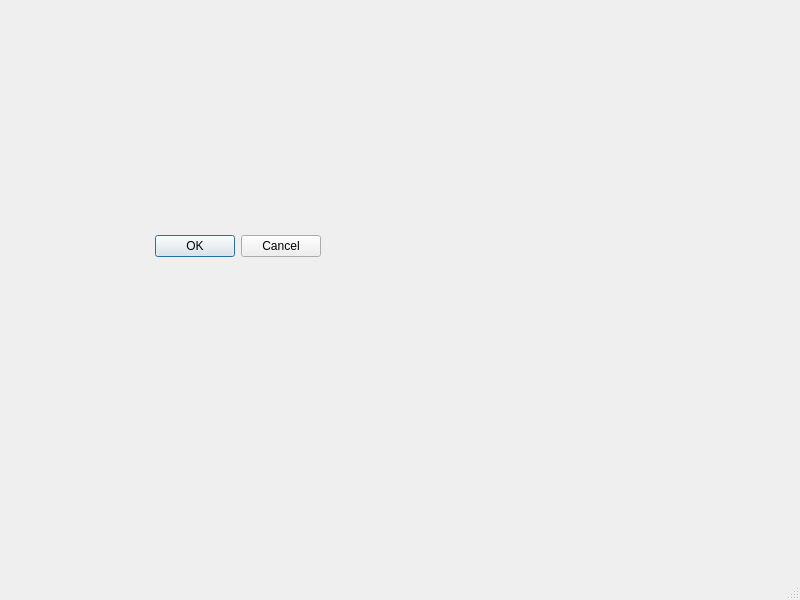
<?xml version="1.0" encoding="UTF-8"?>
<ui version="4.0">
 <class>MainWindow</class>
 <widget class="QMainWindow" name="MainWindow">
  <property name="geometry">
   <rect>
    <x>0</x>
    <y>0</y>
    <width>800</width>
    <height>600</height>
   </rect>
  </property>
  <property name="windowTitle">
   <string>MainWindow</string>
  </property>
  <widget class="QWidget" name="centralwidget">
   <widget class="QDialogButtonBox" name="buttonBox">
    <property name="geometry">
     <rect>
      <x>-20</x>
      <y>230</y>
      <width>341</width>
      <height>32</height>
     </rect>
    </property>
    <property name="orientation">
     <enum>Qt::Horizontal</enum>
    </property>
    <property name="standardButtons">
     <set>QDialogButtonBox::Cancel|QDialogButtonBox::Ok</set>
    </property>
   </widget>
  </widget>
  <widget class="QMenuBar" name="menubar">
   <property name="geometry">
    <rect>
     <x>0</x>
     <y>0</y>
     <width>800</width>
     <height>25</height>
    </rect>
   </property>
  </widget>
  <widget class="QStatusBar" name="statusbar"/>
 </widget>
 <resources/>
 <connections/>
</ui>
